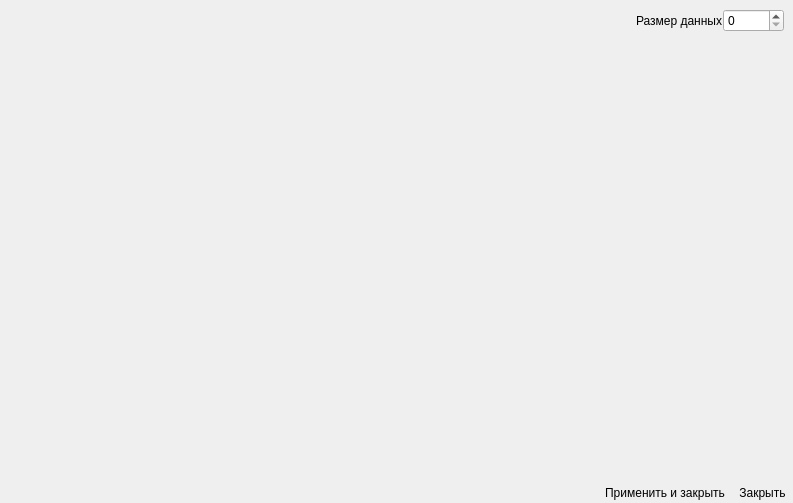
<?xml version="1.0" encoding="UTF-8"?>
<ui version="4.0">
 <class>ByteArrayEditor</class>
 <widget class="QDialog" name="ByteArrayEditor">
  <property name="geometry">
   <rect>
    <x>0</x>
    <y>0</y>
    <width>793</width>
    <height>503</height>
   </rect>
  </property>
  <property name="windowTitle">
   <string>Hex редактор</string>
  </property>
  <layout class="QVBoxLayout" name="verticalLayout_2">
   <property name="spacing">
    <number>0</number>
   </property>
   <property name="leftMargin">
    <number>0</number>
   </property>
   <property name="topMargin">
    <number>0</number>
   </property>
   <property name="rightMargin">
    <number>0</number>
   </property>
   <property name="bottomMargin">
    <number>0</number>
   </property>
   <item>
    <layout class="QHBoxLayout" name="horizontalLayout_2">
     <item>
      <widget class="PropertyBrowser3Qt::QHexEdit" name="hexEditor" native="true">
       <property name="enabled">
        <bool>true</bool>
       </property>
       <property name="sizePolicy">
        <sizepolicy hsizetype="Expanding" vsizetype="Expanding">
         <horstretch>0</horstretch>
         <verstretch>0</verstretch>
        </sizepolicy>
       </property>
      </widget>
     </item>
     <item>
      <layout class="QVBoxLayout" name="verticalLayout">
       <property name="leftMargin">
        <number>9</number>
       </property>
       <property name="topMargin">
        <number>9</number>
       </property>
       <property name="rightMargin">
        <number>9</number>
       </property>
       <property name="bottomMargin">
        <number>9</number>
       </property>
       <item>
        <layout class="QHBoxLayout" name="horizontalLayout_3">
         <item>
          <widget class="QLabel" name="label">
           <property name="text">
            <string>Размер данных</string>
           </property>
          </widget>
         </item>
         <item>
          <widget class="QSpinBox" name="dataSizeSpinBox">
           <property name="maximum">
            <number>10000</number>
           </property>
          </widget>
         </item>
        </layout>
       </item>
       <item>
        <spacer name="verticalSpacer">
         <property name="orientation">
          <enum>Qt::Vertical</enum>
         </property>
         <property name="sizeType">
          <enum>QSizePolicy::Expanding</enum>
         </property>
         <property name="sizeHint" stdset="0">
          <size>
           <width>20</width>
           <height>40</height>
          </size>
         </property>
        </spacer>
       </item>
      </layout>
     </item>
    </layout>
   </item>
   <item>
    <layout class="QHBoxLayout" name="horizontalLayout">
     <item>
      <spacer name="horizontalSpacer">
       <property name="orientation">
        <enum>Qt::Horizontal</enum>
       </property>
       <property name="sizeHint" stdset="0">
        <size>
         <width>40</width>
         <height>20</height>
        </size>
       </property>
      </spacer>
     </item>
     <item>
      <widget class="QToolButton" name="applyButton">
       <property name="toolTip">
        <string>Применить и закрыть</string>
       </property>
       <property name="statusTip">
        <string>Применить и закрыть</string>
       </property>
       <property name="whatsThis">
        <string>Закрывает окно применяя изменения</string>
       </property>
       <property name="text">
        <string>Применить и закрыть</string>
       </property>
       <property name="icon">
        <iconset resource="../../Propertybrowser3_images.qrc">
         <normaloff>:/PropertyBrowser/Images/Apply.png</normaloff>:/PropertyBrowser/Images/Apply.png</iconset>
       </property>
       <property name="iconSize">
        <size>
         <width>36</width>
         <height>36</height>
        </size>
       </property>
       <property name="autoRaise">
        <bool>true</bool>
       </property>
      </widget>
     </item>
     <item>
      <widget class="QToolButton" name="cancelButton">
       <property name="toolTip">
        <string>Закрыть</string>
       </property>
       <property name="statusTip">
        <string>Закрыть</string>
       </property>
       <property name="whatsThis">
        <string>Закрывает окно без сохранения изменений</string>
       </property>
       <property name="text">
        <string>Закрыть</string>
       </property>
       <property name="icon">
        <iconset resource="../../Propertybrowser3_images.qrc">
         <normaloff>:/PropertyBrowser/Images/_Cancel.png</normaloff>:/PropertyBrowser/Images/_Cancel.png</iconset>
       </property>
       <property name="iconSize">
        <size>
         <width>36</width>
         <height>36</height>
        </size>
       </property>
       <property name="autoRaise">
        <bool>true</bool>
       </property>
      </widget>
     </item>
    </layout>
   </item>
  </layout>
 </widget>
 <customwidgets>
  <customwidget>
   <class>PropertyBrowser3Qt::QHexEdit</class>
   <extends>QWidget</extends>
   <header>Editors/ByteArrayPropertyItem/qhexedit.h</header>
   <container>1</container>
  </customwidget>
 </customwidgets>
 <resources>
  <include location="../../Propertybrowser3_images.qrc"/>
 </resources>
 <connections/>
</ui>
